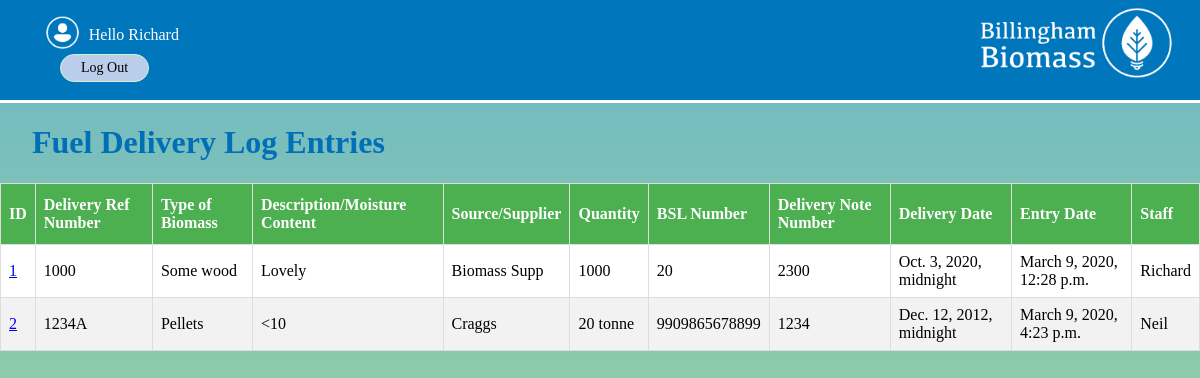
The app's page /fueldelivery/viewfuelrecordlog (signed in) with its own data.
### fueldelivery/models.py (models this page shows, shortened)
class FuelLogDeliveryMod(models.Model):
    delivery_ref_number = models.CharField(max_length=50)
    type_of_biomass = models.CharField(max_length=50)
    description_moisture_content = models.CharField(max_length=50)
    source_supplier = models.CharField(max_length=50)
    quantity = models.CharField(max_length=50)
    BSL_Number = models.IntegerField()
    delivery_note_number = models.IntegerField()
    delivery_date = models.DateTimeField()
    entry_date = models.DateTimeField(auto_now_add = True)
    entry_day = models.DateField(auto_now_add = True)
    staff = models.ForeignKey(User,on_delete=models.CASCADE)

### fueldelivery/views.py (the view)
# urls.py: path('viewfuelrecordlog',views.ViewFuelDeliverylog, name='viewfuelrecord'),
@login_required(login_url="/accounts/login/")
def ViewFuelDeliverylog(request):
    entriesLog = FuelLogDeliveryMod.objects.all().order_by('entry_date')
    return render(request,'fueldelivery/viewfuelrecord.html',{'entriesLog':entriesLog})

### fueldelivery/templates/fueldelivery/viewfuelrecord.html
{% extends 'base_layout.html' %}
{% block content %}
<div class="fuelLog">
  <h1>Fuel Delivery Log Entries</h1>
  <table>
    <thead>
    <th>ID</th>
    <th>Delivery Ref Number</th>
    <th>Type of Biomass</th>
    <th>Description/Moisture Content</th>
    <th>Source/Supplier</th>
    <th>Quantity</th>
    <th>BSL Number</th>
    <th>Delivery Note Number</th>
    <th>Delivery Date</th>
    <th>Entry Date</th>
    <th>Staff</th>
    </thead>
    <tbody>
  {% for entryLog in entriesLog %}
  <tr>
      <td><a href="{% url 'fuelrecords:idRecord' id=entryLog.id%}">{{entryLog.id}}</a></td>
      <td>{{entryLog.delivery_ref_number}}</td>
      <td>{{entryLog.type_of_biomass}}</td>
      <td>{{entryLog.description_moisture_content}}</td>
      <td>{{entryLog.source_supplier}}</td>
      <td>{{entryLog.quantity}}</td>
      <td>{{entryLog.BSL_Number}}</td>
      <td>{{entryLog.delivery_note_number}}</td>
      <td>{{entryLog.delivery_date}}</td>
      <td>{{entryLog.entry_date}}</td>
      <td>{{entryLog.staff}}</td>
      </tr>
    {% endfor %}
    </tbody>
</div>
{% endblock %}

### templates/base_layout.html (shortened to what this page needs)
{% load static from staticfiles %}
<!DOCTYPE html>
<html lang="en" dir="ltr">
  <head>
    <link rel="stylesheet" href="{% static 'styles.css'%}">
  </head>
  <body>
    <div class="head">
      <a href="{% url 'home' %}" ><img src="{% static 'Biomass.png' %}" class="logo" alt="Biomass-Logo" ></img></a>
    <nav class="navigation">
      <ul>
        {% if user.is_authenticated %}
        <li>
          <form class="logout-link" action="{% url 'accounts:logout' %}" method="post">
            <img class="loginimages" src="{%static 'User.png'%}" alt="user-img">
            Hello {{user}} <button type="submit"> Log Out </button>
          </form>
        </li>
        {% endif %}
      </ul>
    </nav>
</div>
    <div class="wrapper">
      {% block content %}
      {% endblock %}
    </div>
  </body>
</html>

### assets/styles.css (style rules this page uses)
* { font-family:"Kefa"; }
html { -webkit-tap-highlight-color:transparent; }
.head { background:rgb(0,118,188); height:100px; margin-top:-1em; border-bottom:3px solid white; }
.loginimages { height:2.5em; transform:translateY(30%); }
.monthly table , .fuelLog table { font-family: "Kefa"; border-collapse: collapse; width: 100%; background-color:white; }
.monthly td,th, .fuelLog td,th { border: 1px solid #ddd; padding: 8px; }
.monthly tr:nth-child(even), .fuelLog tr:nth-child(even) { background-color: #f2f2f2; }
.monthly th ,.fuelLog th { padding-top: 12px; padding-bottom: 12px; text-align: left; background-color: #4CAF50; color: white; }
@media only screen and (min-width: 751px) { .logo { position:block; z-index:2; float:right; top:0.5em; width:250px; height:auto; } }
@media only screen and (min-width: 751px) { .navigation li { position:block; z-index:1; float:left; list-style-type:none; bottom:3em; padding:0 2em 0 0; color:white; font-size:16px; } }
.navigation li button { border-radius:40px; color:white; padding: 5px 20px; text-align: center; text-decoration: none; display: block; font-size: 14px; margin: 10px 20px; transition-duration: 0.4s; cursor: pointer; }
.navigation li button { background-color:#bacdea; color: black; border: 1px solid #cff1d1; }
body { background:rgba(200,255,200,0.7) }
h1 { font-family: "Kefa"; color:#006fb7; margin-left:1em; }
html { height: 100%; }
body { background-image: linear-gradient(rgba(0, 111, 183, 0.5), rgba(142, 195, 60, 0.5)); height: 100%; margin: 0; background-repeat: no-repeat; background-attachment: fixed; }

### records on screen
FuelLogDeliveryMod: id "1", delivery_ref_number "1000", type_of_biomass "Some wood", description_moisture_content "Lovely", source_supplier "Biomass Supp", quantity "1000", BSL_Number "20", delivery_note_number "2300", delivery_date "Oct. 3, 2020, midnight", entry_date "March 9, 2020, 12:28 p.m.", staff "Richard"
FuelLogDeliveryMod: id "2", delivery_ref_number "1234A", type_of_biomass "Pellets", description_moisture_content "<10", source_supplier "Craggs", quantity "20 tonne", BSL_Number "9909865678899", delivery_note_number "1234", delivery_date "Dec. 12, 2012, midnight", entry_date "March 9, 2020, 4:23 p.m.", staff "Neil"

### other values on screen
{{ user }} "Richard"
